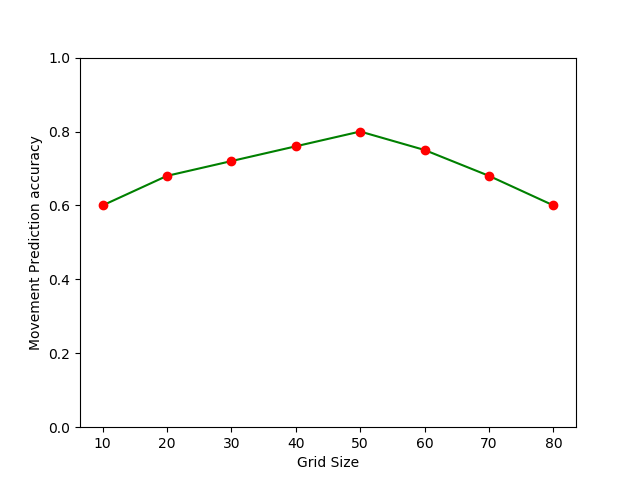

Generate this figure with Python:
import matplotlib.pyplot as plt
import numpy as np

x0=np.linspace(10,80,8)
y0 = [0.6,0.68,0.72,0.76,0.8,0.75,0.68,0.6]
plt.xlabel("Grid Size")
plt.ylabel("Movement Prediction accuracy")
plt.ylim(0,1)
plt.plot(x0,y0,'g-',x0,y0,'ro')
plt.show()
